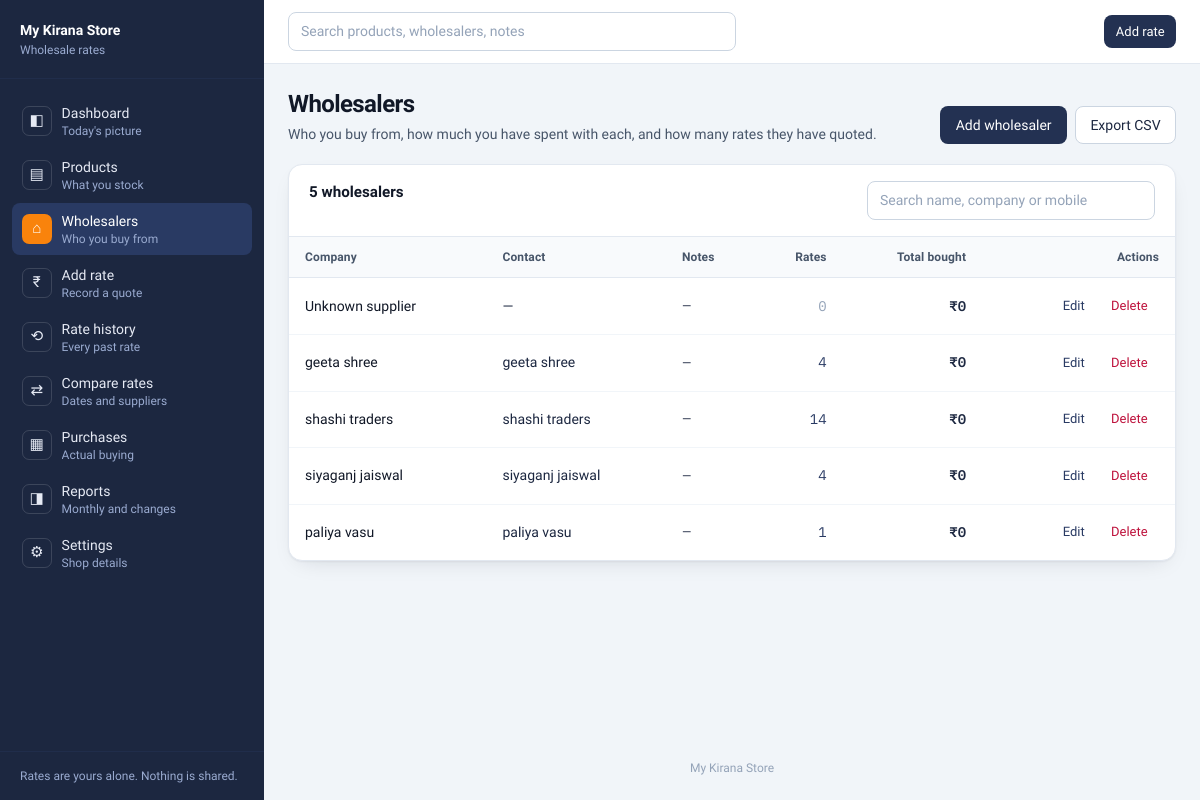
Screenshot of /wholesalers/ with the database file from the repository.
### manager/models.py (models this page shows, shortened)
class ShopSettings(models.Model):
    class DateFormat(models.TextChoices):
        DAY_FIRST_DASH = "dd-MM-yyyy", "31-12-2026"
        ISO = "yyyy-MM-dd", "2026-12-31"
        DAY_FIRST_SLASH = "dd/MM/yyyy", "31/12/2026"
    singleton_id = models.PositiveSmallIntegerField(primary_key=True, default=1, editable=False)
    business_name = models.CharField(max_length=120, default="My Kirana Store")
    shop_address = models.TextField(blank=True)
    mobile = models.CharField(max_length=20, blank=True)
    currency = models.CharField(max_length=8, default="INR")
    currency_symbol = models.CharField(max_length=4, default="₹")
    default_unit = models.CharField(max_length=16, default="kg")
    date_format = models.CharField(
        max_length=12, choices=DateFormat.choices, default=DateFormat.DAY_FIRST_DASH
    )
    updated_at = models.DateTimeField(auto_now=True)
    class Meta:
        verbose_name = "shop settings"
        verbose_name_plural = "shop settings"
        constraints = [
            models.CheckConstraint(
                condition=Q(singleton_id=1), name="shop_settings_single_row"
            )
        ]
    @classmethod
    def load(cls) -> "ShopSettings":
        obj, _ = cls.objects.get_or_create(singleton_id=1)
        return obj

class TimestampedModel(models.Model):
    created_at = models.DateTimeField(default=timezone.now, editable=False)
    updated_at = models.DateTimeField(auto_now=True)
    class Meta:
        abstract = True

class Wholesaler(TimestampedModel):
    company_name = models.CharField(max_length=120)
    name = models.CharField(max_length=120, blank=True, help_text="Contact person.")
    mobile = models.CharField(max_length=20, blank=True)
    address = models.TextField(blank=True)
    notes = models.TextField(blank=True)
    class Meta:
        ordering = ["company_name"]

### manager/views.py (the view, shortened to what this page needs)
# urls.py: path("wholesalers/", views.wholesalers, name="wholesalers"),
@guard
@require_GET
def wholesalers(request):
    query = (request.GET.get("q") or "").strip()
    queryset = Wholesaler.objects.annotate(
        rate_count=Count("rates", distinct=True),
        purchase_total=Coalesce(
            Sum("purchases__final_amount"),
            Value(Decimal("0")),
            output_field=Purchase._meta.get_field("final_amount"),
        ),
    )
    context = {
        "page_title": "Wholesalers",
        "wholesalers": queryset,
        "query": query,
        "total": Wholesaler.objects.count(),
        "filtered": queryset.count(),
    }
    return render(request, "manager/wholesalers.html", context)

### manager/context_processors.py (called while the page is built)
def shop_context(request):
    try:
        settings_obj = ShopSettings.load()
    except (OperationalError, ProgrammingError):  # pragma: no cover
        settings_obj = ShopSettings()
    return {"settings_obj": settings_obj, "nav_items": NAV_ITEMS}

### manager/services/calc.py (called while the page is built)
def to_decimal(value: Number, default: Decimal = ZERO) -> Decimal:
    if value is None or value == "":
        return default
    if isinstance(value, Decimal):
        return value
    try:
        return Decimal(str(value).strip())
    except (InvalidOperation, ValueError, TypeError):
        return default

### manager/templatetags/kirana.py (called while the page is built, shortened)
def group_indian(digits: str) -> str:
    if len(digits) <= 3:
        return digits

def _quantise(value, decimals: int) -> Decimal:
    exponent = Decimal(1).scaleb(-int(decimals))
    return calc.to_decimal(value).quantize(exponent, rounding=ROUND_HALF_UP)

@register.filter
def number(value, decimals: int = 2) -> str:
    quantised = _quantise(value, decimals)
    text = f"{abs(quantised):f}"
    whole, _, fraction = text.partition(".")
    sign = "-" if quantised < 0 else ""
    grouped = group_indian(whole)
    return f"{sign}{grouped}.{fraction}" if fraction else f"{sign}{grouped}"

@register.simple_tag(takes_context=True)
def money(context, value, decimals: int = 2) -> str:
    if value is None or value == "":
        return DASH
    symbol = _symbol(context)
    quantised = _quantise(value, decimals)
    sign = "-" if quantised < 0 else ""
    return f"{sign}{symbol}{number(abs(quantised), decimals)}"

def _symbol(context) -> str:
    settings_obj = context.get("settings_obj") if hasattr(context, "get") else None
    if settings_obj is not None:
        return settings_obj.currency_symbol
    return ShopSettings.load().currency_symbol

@register.filter
def plural(count, word: str = "") -> str:
    try:
        total = int(count)
    except (TypeError, ValueError):
        total = 0
    suffix = "" if total == 1 else "s"
    return f"{total} {word}{suffix}".strip()

@register.filter
def dash(value):
    if value is None or value == "":
        return DASH
    return value

### manager/templates/manager/wholesalers.html (shortened to what this page needs)
{% extends "manager/base.html" %}
{% load kirana %}
{% block content %}
<div class="mb-5 flex flex-wrap items-end justify-between gap-3">
  <div class="min-w-0">
    <h1 class="text-xl font-semibold tracking-tight text-ink-950 sm:text-2xl">Wholesalers</h1>
    <p class="mt-1 max-w-2xl text-sm text-slate-600">
      Who you buy from, how much you have spent with each, and how many rates they have quoted.
    </p>
  </div>
  <div class="no-print flex flex-wrap gap-2">
    <a href="{% url 'wholesaler_create' %}" class="btn btn-primary">Add wholesaler</a>
    {% if total %}
      <a href="{% url 'export' 'wholesalers' 'csv' %}" class="btn btn-secondary">Export CSV</a>
    {% endif %}
  </div>
</div>
<section class="card">
  <div class="card-header">
    <h2 class="card-title">
      {{ filtered|plural:"wholesaler" }}{% if query %} of {{ total }}{% endif %}
    </h2>
    <form method="get" data-autosubmit class="no-print w-full sm:w-72">
      <input type="search" id="wholesaler-search" name="q" value="{{ query }}"
             class="field-control" placeholder="Search name, company or mobile">
    </form>
  </div>
  {% if wholesalers %}
    <div class="table-wrap">
      <table class="data-table">
        <thead>
          <tr>
            <th scope="col">Company</th>
            <th scope="col">Contact</th>
            <th scope="col">Notes</th>
            <th scope="col" class="right">Rates</th>
            <th scope="col" class="right">Total bought</th>
            <th scope="col" class="no-print right">Actions</th>
          </tr>
        </thead>
        <tbody>
          {% for wholesaler in wholesalers %}
            <tr>
              <td>
                <span class="font-medium text-ink-950">{{ wholesaler.company_name }}</span>
              </td>
              <td class="whitespace-nowrap text-slate-700">
                {{ wholesaler.name|dash }}
              </td>
              <td class="max-w-xs text-xs text-slate-500">{{ wholesaler.notes|truncatechars:90|dash }}</td>
              <td class="num right">
                {% if wholesaler.rate_count %}
                  <a href="{% url 'rate_history' %}?wholesaler={{ wholesaler.pk }}"
                     class="text-ink-700 hover:underline">{{ wholesaler.rate_count }}</a>
                {% else %}
                  <span class="text-slate-400">0</span>
                {% endif %}
              </td>
              <td class="num right font-semibold">{% money wholesaler.purchase_total 0 %}</td>
              <td class="no-print right whitespace-nowrap">
                <a href="{% url 'wholesaler_edit' wholesaler.pk %}?next={{ request.get_full_path|urlencode }}"
                   class="btn btn-ghost btn-sm">Edit</a>
                <a href="{% url 'wholesaler_delete' wholesaler.pk %}?next={{ request.get_full_path|urlencode }}"
                   class="btn btn-ghost btn-sm text-rose-700">Delete</a>
              </td>
            </tr>
          {% endfor %}
        </tbody>
      </table>
    </div>
  {% elif query %}
    {% include "manager/partials/_empty_state.html" with title="No wholesaler matches that" message="Try part of the company name, the contact person or the mobile number." action_url="/wholesalers/" action_label="Clear search" %}
  {% else %}
    {% include "manager/partials/_empty_state.html" with title="No wholesalers yet" message="Add the suppliers you buy from. You need at least one before you can record a rate." action_url="/wholesalers/new/" action_label="Add wholesaler" %}
  {% endif %}
</section>
{% endblock %}

### manager/templates/manager/base.html (shortened to what this page needs)
{% load static kirana %}<!DOCTYPE html>
<html lang="en">
<head>
  <script src="https://cdn.tailwindcss.com"></script>
  <link rel="stylesheet" href="{% static 'manager/app.css' %}">
</head>
<body class="min-h-screen bg-slate-100 font-sans text-ink-950 antialiased">
<div class="flex min-h-screen">
  <aside id="sidebar" class="no-print sidebar" data-open="false">
    <div class="flex h-full flex-col">
      <div class="border-b border-ink-800/60 px-5 py-5">
        <p class="text-sm font-semibold text-white">{{ settings_obj.business_name }}</p>
        <p class="mt-0.5 text-xs text-ink-300">
          {% if settings_obj.mobile %}{{ settings_obj.mobile }}{% else %}Wholesale rates{% endif %}
        </p>
      </div>
      <nav class="flex-1 overflow-y-auto px-3 py-4" aria-label="Main">
        <ul class="space-y-0.5">
          {% for item in nav_items %}
            {% url item.url as item_url %}
            <li>
              <a href="{{ item_url }}"
                 class="nav-link{% if request.path == item_url %} nav-link-active{% endif %}"
                 {% if request.path == item_url %}aria-current="page"{% endif %}>
                <span class="nav-glyph" aria-hidden="true">{{ item.glyph }}</span>
                <span class="min-w-0">
                  <span class="block truncate text-sm font-medium">{{ item.label }}</span>
                  <span class="block truncate text-xs text-ink-300">{{ item.description }}</span>
                </span>
              </a>
            </li>
          {% endfor %}
        </ul>
      </nav>
      <div class="border-t border-ink-800/60 px-5 py-4 text-xs text-ink-300">
        <p>Rates are yours alone. Nothing is shared.</p>
      </div>
    </div>
  </aside>
  <div class="flex min-w-0 flex-1 flex-col">
    <header class="no-print sticky top-0 z-20 border-b border-slate-200 bg-white/95 backdrop-blur">
      <div class="flex items-center gap-3 px-4 py-3 sm:px-6">
        <form action="{% url 'search' %}" method="get" class="min-w-0 flex-1" role="search">
          <input type="search" id="global-search" name="q" value="{{ query|default:'' }}"
                 placeholder="Search products, wholesalers, notes"
                 class="field-control max-w-md" autocomplete="off">
        </form>
        <a href="{% url 'add_rate' %}" class="btn btn-primary btn-sm shrink-0">
          Add rate
        </a>
      </div>
    </header>
    <main id="main" class="flex-1 px-4 py-5 sm:px-6 sm:py-6">
      <div class="mx-auto max-w-6xl">
        {% block content %}{% endblock %}
      </div>
    </main>
    <footer class="no-print px-4 py-6 text-center text-xs text-slate-400 sm:px-6">
      {{ settings_obj.business_name }}
    </footer>
  </div>
</div>
</body>
</html>

### manager/static/manager/app.css (style rules this page uses)
:root { --ink-100: #e6eaf4; --ink-200: #c9d2e6; --ink-300: #9aabd0; --ink-500: #425c99; --ink-700: #293a63; --ink-800: #233152; --ink-900: #1c2740; --ink-950: #111827; --haldi-500: #f9830c; --haldi-600: #dd6502; --slate-100: #f1f5f9; --slate-200: #e2e8f0; --slate-300: #cbd5e1; --slate-400: #94a3b8; --slate-500: #64748b; --slate-600: #475569; --numeric: "IBM Plex Mono", ui-monospace, SFMono-Regular, monospace; }
html { -webkit-text-size-adjust: 100%; }
.num { font-family: var(--numeric); font-variant-numeric: tabular-nums; }
.sidebar { position: fixed; inset: 0 auto 0 0; z-index: 40; width: 16.5rem; background: var(--ink-900); transform: translateX(-100%); transition: transform 0.18s ease-out; }
@media (min-width: 1024px) { .sidebar { position: sticky; top: 0; height: 100vh; flex: 0 0 16.5rem; transform: none; } }
.nav-link { display: flex; align-items: center; gap: 0.625rem; border-radius: 0.5rem; padding: 0.5rem 0.625rem; color: var(--ink-100); text-decoration: none; transition: background-color 0.12s ease-out; }
.nav-link-active { background: var(--ink-700); color: #fff; }
.nav-link-active .nav-glyph { background: var(--haldi-500); color: #fff; border-color: transparent; }
.nav-glyph { display: grid; place-items: center; width: 1.85rem; height: 1.85rem; flex: none; border: 1px solid rgba(255, 255, 255, 0.14); border-radius: 0.45rem; font-size: 0.95rem; line-height: 1; }
.card { background: #fff; border: 1px solid var(--slate-200); border-radius: 0.875rem; box-shadow: 0 1px 2px rgba(17, 24, 39, 0.05), 0 8px 24px -12px rgba(17, 24, 39, 0.18); }
.card-header { display: flex; flex-wrap: wrap; align-items: flex-start; justify-content: space-between; gap: 0.75rem; padding: 1rem 1.25rem; border-bottom: 1px solid var(--slate-200); }
.card-title { font-size: 0.95rem; font-weight: 600; color: var(--ink-950); }
.field-control { width: 100%; border: 1px solid var(--slate-300); border-radius: 0.5rem; background: #fff; padding: 0.5rem 0.75rem; font-size: 0.875rem; color: var(--ink-950); font-family: inherit; }
.field-control::placeholder { color: var(--slate-400); }
.btn { display: inline-flex; align-items: center; justify-content: center; gap: 0.4rem; border-radius: 0.5rem; border: 1px solid transparent; padding: 0.5rem 0.9rem; font-size: 0.875rem; font-weight: 500; line-height: 1.25rem; text-decoration: none; cursor: pointer; transition: background-color 0.12s ease-out, border-color 0.12s ease-out; }
.btn-sm { padding: 0.35rem 0.65rem; font-size: 0.8125rem; }
.btn-primary { background: var(--ink-800); color: #fff; }
.btn-secondary { background: #fff; border-color: var(--slate-300); color: var(--ink-900); }
.btn-ghost { background: transparent; color: var(--ink-700); }
.table-wrap { overflow-x: auto; }
.data-table { width: 100%; min-width: 640px; border-collapse: collapse; font-size: 0.875rem; }
.data-table thead th { white-space: nowrap; border-bottom: 1px solid var(--slate-200); background: #f8fafc; padding: 0.7rem 1rem; text-align: left; font-size: 0.75rem; font-weight: 600; letter-spacing: 0.01em; color: var(--slate-600); }
.data-table tbody td { border-bottom: 1px solid #f1f5f9; padding: 0.7rem 1rem; vertical-align: middle; color: var(--ink-900); }
.data-table tbody tr:last-child td { border-bottom: 0; }
.data-table .right { text-align: right; }

### rows the page displays
ShopSettings: business_name "My Kirana Store"
Wholesaler: company_name "Unknown supplier", name|dash "—", notes|dash "—", shows "0", currency_symbol "₹0"
Wholesaler: company_name "geeta shree", name|dash "geeta shree", notes|dash "—", rate_count "4", currency_symbol "₹0"
Wholesaler: company_name "shashi traders", name|dash "shashi traders", notes|dash "—", rate_count "14", currency_symbol "₹0"
Wholesaler: company_name "siyaganj jaiswal", name|dash "siyaganj jaiswal", notes|dash "—", rate_count "4", currency_symbol "₹0"
Wholesaler: company_name "paliya vasu", name|dash "paliya vasu", notes|dash "—", rate_count "1", currency_symbol "₹0"

### other values shown
{{ item.glyph }} "◧" "▤" "⌂" "₹" "⟲" "⇄" "▦" "◨" "⚙"
{{ item.label }} "Dashboard" "Products" "Wholesalers" "Add rate" "Rate history" "Compare rates" "Purchases" "Reports" "Settings"
{{ item.description }} "Today's picture" "What you stock" "Who you buy from" "Record a quote" "Every past rate" "Dates and suppliers" "Actual buying" "Monthly and changes" "Shop details"
{{ filtered|plural:"wholesaler" }} "5 wholesalers"
